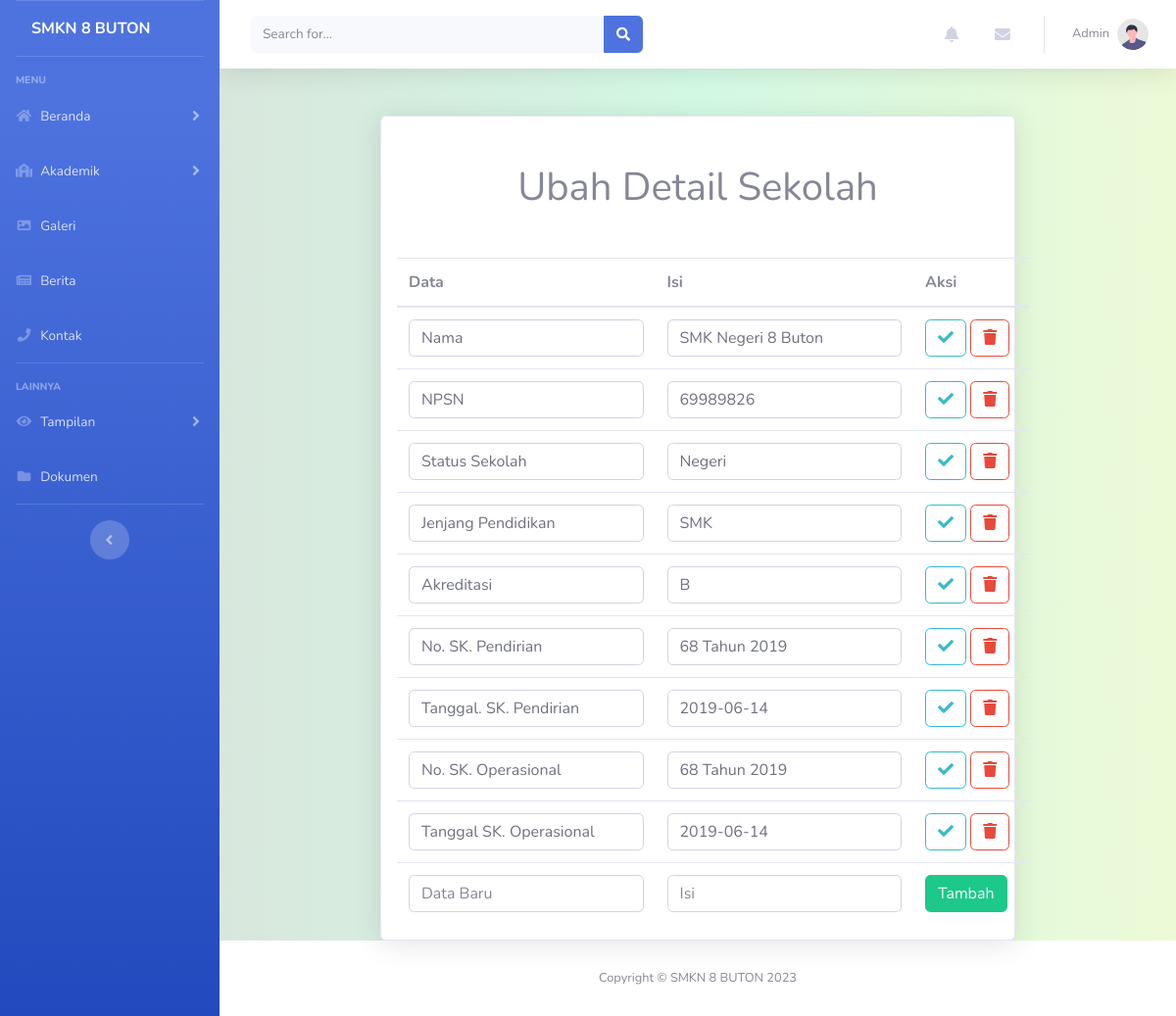
Page /public/Admin_Akademik/detail (signed in) on the committed database.
### tables this page shows
CREATE TABLE `detail_sekolah` (
  `id` int(11) NOT NULL,
  `data` varchar(100) NOT NULL,
  `isi` text NOT NULL,
  `tanggal_buat` timestamp NOT NULL DEFAULT current_timestamp() ON UPDATE current_timestamp()
);

### app/core/Controller.php (called while the page is built, shortened)
<?php
class Controller{
	public function view($view, $data = []){
	 	require_once '../app/views/' . $view . '.php';
	}
	public function model($model){
		return new $model;
	}
}

### app/controllers/Admin_Akademik.php (called while the page is built, shortened)
<?php
class Admin_Akademik extends Controller{
	public function detail(){
		$data['judul'] = 'Akademik';
		$data['detail'] =  $this->model('DetailSekolah_model')->getDetail();
		$this->view('admin_akademik/detail',$data);
	}
}

### app/core/App.php (called while the page is built, shortened)
<?php
class App{
	protected 	$controller = 'Home',
				$method = 'index',
				$params = [];
	public function __construct(){
		$url = $this->parseURL();
		if (file_exists('../app/controllers/' . $url[0] . '.php')){
			unset($url[0]);
		}
		$this->controller = new $this->controller;
		if (isset($url[1])){
			if (method_exists($this->controller, $url[1])){
				$this->method = $url[1];
			}
		}
		call_user_func_array([$this->controller, $this->method], $this->params);
	}
	public function parseURL(){
		if(isset($_GET['url'])){
			$url = rtrim($_GET['url'],'/');
			$url = filter_var($url, FILTER_SANITIZE_URL);
			$url = explode('/', $url);
			return $url;
		} else{
			$url = [''];
			return $url;
		}
	}
}

### public/index.php (called while the page is built, shortened)
<?php
$app = new App;

### app/core/Database.php (called while the page is built, shortened)
<?php
class Database{
	private $host = DB_HOST;
	private $user = DB_USER;
	private $pass = DB_PASS;
	private $db_name = DB_NAME;
	private $dbh;
	private $stmt;
	public function __construct(){
		$dsn = 'mysql:host='.$this->host.';dbname='.$this->db_name;
		$option = [
			PDO::ATTR_PERSISTENT => true,
			PDO::ATTR_ERRMODE => PDO::ERRMODE_EXCEPTION
		];
		try{
			$this->dbh = new PDO($dsn,$this->user,$this->pass, $option);
		} catch(PDOexception $e){
			die($e->getMessage());
		}
	}
	public function query($query){
		$this->stmt = $this->dbh->prepare($query);
	}
	public function execute(){
		$this->stmt->execute();
	}
	public function resultSet(){
		$this->execute();
		return $this->stmt->fetchAll(PDO::FETCH_ASSOC);
	}
}

### app/models/DetailSekolah_model.php (called while the page is built, shortened)
<?php
class DetailSekolah_model{
	private $table = 'detail_sekolah';
	private $db;
	public function __construct(){
		$this->db = new Database;
	}
	public function getDetail(){
		$this->db->query('SELECT * FROM ' . $this->table);
		return $this->db->resultSet();
	}
}

### app/views/admin_akademik/detail.php (the view, shortened to what this page needs)
<div class="container-fluid bg-hijau2 pt-5">
<div class="container w-75">
  <div class="card shadow">
    <h1 class="my-5 mx-2 text-center">Ubah Detail Sekolah</h1>
    <table class="table mx-3 mb-3">
      <thead>
        <tr>
          <th scope="col">Data</th>
          <th scope="col">Isi</th>
          <th scope="col">Aksi</th>
        </tr>
      </thead>
      <tbody>
        <?php
        foreach ($data['detail'] as $detail) {?>
          <tr>
            <form action="<?= BASEURL;?>/Admin_Akademik/ubahDetail" method="post">
              <td>
                <input class="form-control" type="text" name="data" value="<?= $detail['data'];?>">
              </td>
              <td>
                <input class="form-control" type="text" name="isi" value="<?= $detail['isi'];?>">
              </td>
              <td>
                <button type="submit" class="btn btn-outline-info">
                  <i class="fas fa-check"></i>
                </button>
                <a href="<?= BASEURL; ?>/Admin_Akademik/hapusDetail/<?= $detail['id']; ?>" class="btn btn-outline-danger"  onclick="return confirm('Yakin Ingin Menghapus Data ini?')">
                  <i class="fas fa-trash"></i>
                </a>
              </td>
            </form>
          </tr>
        <?php   } ?>
        <tr>
          <form action="<?= BASEURL; ?>/Admin_Akademik/tambahDetail" method="post">
            <td><input name="data" class="form-control" type="text" placeholder="Data Baru"></td>
            <td><input name="isi" class="form-control" type="text" placeholder="Isi"></td>
            <td>
              <button class="btn btn-success">Tambah</button>
            </td>
          </form>
        </tr>
      </tbody>
    </table>
  </div>
</div>
</div>

### public/css/baru.css (style rules this page uses)
.bg-hijau2 { background: rgb(31,124,37); background: linear-gradient(90deg, rgba(31,124,37,0.14609593837535018) 0%, rgba(5,255,101,0.14889705882352944) 50%, rgba(172,255,0,0.14889705882352944) 100%); }

### rows in the picture
detail_sekolah: data "Nama", isi "SMK Negeri 8 Buton"
detail_sekolah: data "NPSN", isi "69989826"
detail_sekolah: data "Status Sekolah", isi "Negeri"
detail_sekolah: data "Jenjang Pendidikan", isi "SMK"
detail_sekolah: data "Akreditasi", isi "B"
detail_sekolah: data "No. SK. Pendirian", isi "68 Tahun 2019"
detail_sekolah: data "Tanggal. SK. Pendirian", isi "2019-06-14"
detail_sekolah: data "No. SK. Operasional", isi "68 Tahun 2019"
detail_sekolah: data "Tanggal SK. Operasional", isi "2019-06-14"
